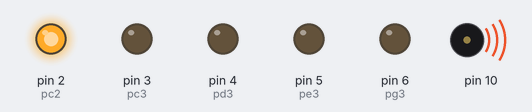
A sketch run on a simulated Arduino Uno, built with avr-gcc and run on an emulated ATmega328P. On the bench: output pins drawn as LEDs (lit = HIGH), buzzer (waves = sounding).

Above: at 0.2 s.
At 2.5 s:
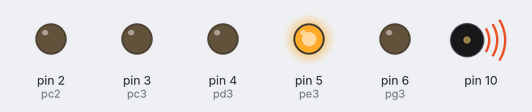
At 3.27 s:
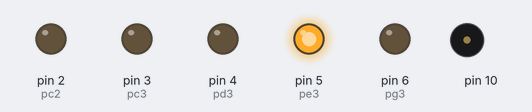
At 3.7 s:
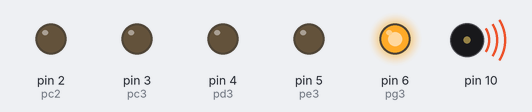
At 5.0 s:
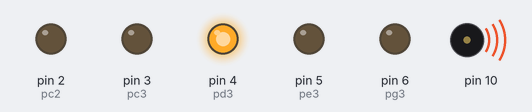
At 7.5 s:
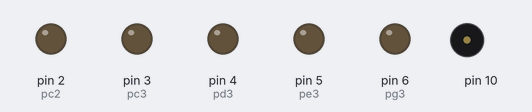
Timing chart, 0 to 9.2 s (numbered marks = the images above):
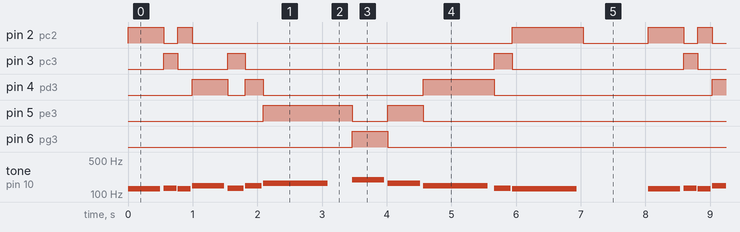

The sketch:

Buzzer_2-LED.ino
```cpp
#define pc2  2
#define pc3  3
#define pd3  4
#define pe3  5
#define pg3  6
#define pno  7


#define c2 129
#define c3 131
#define d3 147
#define e3 165
#define g3 196
#define no 0

int melody[]={c2,c3,c2,d3,c3,d3,e3,no,g3,e3,d3,c3,c2};

int duration[]={2,5,5,2,4,4,1,4,2,2,1,4,1};
int ledState;

void setup(){
  pinMode(pc2,OUTPUT);
  pinMode(pc3,OUTPUT);
  pinMode(pd3,OUTPUT);
  pinMode(pe3,OUTPUT);
  pinMode(pg3,OUTPUT);
  //pinMode(pno,OUTPUT);

}


void loop(){

  for(int i=0;i<13;i++){
    if(melody[i]==c2)ledState=2;
  else if(melody[i]==c3)ledState=3;
  else if(melody[i]==d3)ledState=4;
  else if(melody[i]==e3)ledState=5;
  else if(melody[i]==g3)ledState=6;
 // else if(melody[i]==no)ledState=7;
  digitalWrite(ledState,HIGH);
  int noneduration=1000/duration[i];
  tone(10,melody[i],noneduration);
  int pause = noneduration*1.1;
  delay(pause);
  noTone(10);
  digitalWrite(ledState,LOW);
}
  delay(1000);
}  
```

Measured:
- by itself, pin 2 (pc2): repeats every 8.0 s: LOW 0.22 s, HIGH 0.22 s, LOW 5.0 s, HIGH 1.1 s, LOW 1.0 s, HIGH 0.55 s
- by itself, pin 3 (pc3): repeats every 8.0 s: LOW 0.77 s, HIGH 0.28 s, LOW 3.9 s, HIGH 0.28 s, LOW 2.7 s, HIGH 0.22 s
- by itself, pin 4 (pd3): repeats every 8.0 s: LOW 0.28 s, HIGH 0.28 s, LOW 2.5 s, HIGH 1.1 s, LOW 3.4 s, HIGH 0.55 s
- by itself, pin 5 (pe3): repeats every 8.0 s: LOW 0.55 s, HIGH 0.55 s, LOW 5.6 s, HIGH 1.4 s
- by itself, pin 6 (pg3): alternates HIGH for 0.55 s and LOW for 7.5 s
- by itself, tone on pin 10: plays 129 Hz for 0.50 s, 131 Hz for 0.20 s, 129 Hz for 0.20 s, 147 Hz for 0.50 s, 131 Hz for 0.25 s, 147 Hz for 0.25 s … (60 notes in this stretch)
